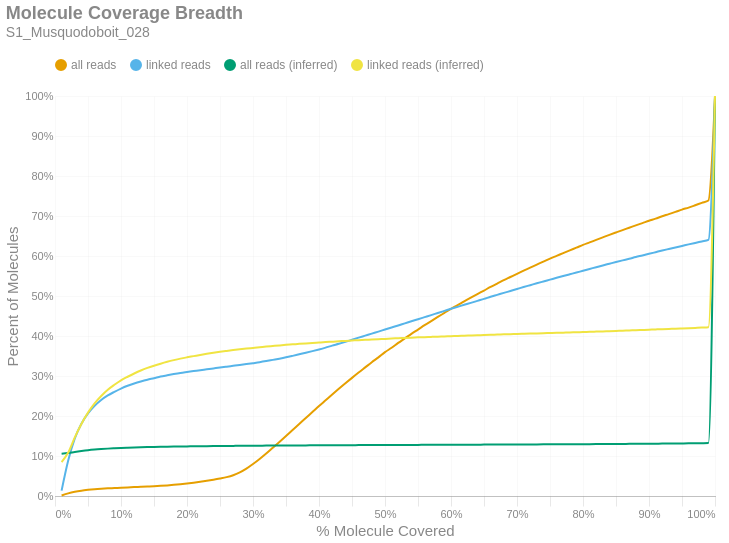

Notebook cell for this chart:
### Markdown cell above
### Molecule Read Coverage
This chart shows molecule coverage breadth as computed by the number of bases aligned to that molecule. In other words, "*how much of each unique long molecule is actually sequenced/aligned?*" Keep in mind there is a distinction between sequences and alignments, since some sequences belonging to a particular molecule may not align well and wouldn't appear in the alignment data. This chart also shows molecule coverage breadth as computed by the *inferred fragment* from which the aligned sequences originate. Unlike read coverage, this calculation takes into account the total insert size, including unsequenced gaps between the forward and reverse reads. Like the previous figures, these are cumulative percents.

### Code cell
if SKIPLR:
    print_html(f"Skipped")
else:
    binned_df = consolidated_hist(valids['coverage_bp'], mask, 0.01, True)
    binned_df_inf = consolidated_hist(valids['coverage_inserts'], mask, 0.01, True)
    binned_df = binned_df.with_columns(pl.lit(binned_df_inf['all reads (cumsum)']).alias('all reads (inferred)'))
    binned_df = binned_df.with_columns(pl.lit(binned_df_inf['linked reads (cumsum)']).alias('linked reads (inferred)'))
    binned_df = binned_df.with_columns(
        (pl.col('bin').cast(pl.Float64) + 0.01).alias('right_edge')
    )

    with SafeRender(binned_df):
        (
            density_plot(binned_df, 'Molecule Coverage Breadth', samplename, 'molcov', ['all reads (inferred)','linked reads (inferred)'])
            .encode(
                #x=alt.X('bin:Q', title="% Molecule Covered").axis(format = '%').scale(padding=0),
                x=alt.X('right_edge:Q', title="% Molecule Covered").axis(format='%').scale(padding=0),
                y=alt.Y('value:Q', title='Percent of Molecules')
                    .axis(format='%')
                    .stack(False)
                    .scale(domainMin=0, padding=0),
                color=alt.Color("key:N").scale(domain = ["all reads", "linked reads", "all reads (inferred)", "linked reads (inferred)"]),
                tooltip = [
                    alt.Tooltip("key:N", title = "Data Type"),
                    alt.Tooltip("range_label:N", title="% Molecule Covered"),
                    alt.Tooltip("value:Q", format = ".2%", title="% Molecules")
                ]
            )
        ).display()

### Figure 1 — Vega-Lite specification as saved in the notebook (floating-point values rounded to 4 significant figures)
{"width": "container", "height": 400, "config": {"title": {"anchor": "start", "dy": -15, "fontSize": 18, "color": "#888888", "subtitleColor": "#888888", "subtitleFontSize": 14}, "arc": {"fill": "#0072B2"}, "axis": {"domainColor": "#888888", "domainWidth": 0.5, "gridWidth": 0.2, "grid": false, "titleFontWeight": 400, "titleFontSize": 15, "labelFontSize": 11, "labelColor": "#888888", "tickColor": "#888888", "tickWidth": 0.2, "titleColor": "#888888"}, "axisBand": {"grid": false}, "axisX": {"grid": true, "tickSize": 10, "domainCap": "round"}, "axisY": {"domain": false, "grid": true, "tickSize": 0, "domainCap": "round"}, "background": "transparent", "header": {"labelFontSize": 15, "labelColor": "#888888", "titleFontSize": 15, "titleFontWeight": 600, "titleColor": "#888888"}, "legend": {"labelFont": "sans-serif", "labelFontSize": 12, "labelColor": "#888888", "symbolSize": 100, "symbolType": "circle", "titleFontSize": 12, "titlePadding": 10, "titleColor": "#888888", "title": null, "orient": "top"}, "range": {"category": ["#E69F00", "#56B4E9", "#009E73", "#F0E442", "#0072B2", "#D55E00", "#CC79A7", "#000000"], "diverging": ["#cfe8f3", "#a2d4ec", "#73bfe2", "#46abdb", "#1696d2", "#12719e"]}, "area": {"fill": "#0072B2", "fillOpacity": 0.7, "line": true, "strokeOpacity": 0.7}, "line": {"color": "#0072B2", "stroke": "#0072B2", "strokeWidth": 2}, "trail": {"color": "#0072B2", "stroke": "#0072B2", "strokeWidth": 0, "size": 1}, "point": {"filled": true, "fillOpacity": 1.0, "size": 95}, "text": {"color": "#888888", "fontSize": 11, "align": "right", "fontWeight": 400, "size": 11}, "bar": {"fill": "#0072B2", "stroke": null}, "view": {"stroke": null, "continuousWidth": 660, "continuousHeight": 400}}, "data": {"name": "data-d739a8a0ce61ef544d2a56fb9e472087"}, "mark": {"type": "line", "interpolate": "monotone", "point": {"opacity": 0, "size": 275}}, "encoding": {"color": {"field": "key", "scale": {"domain": ["all reads", "linked reads", "all reads (inferred)", "linked reads (inferred)"]}, "type": "nominal"}, "tooltip": [{"field": "key", "title": "Data Type", "type": "nominal"}, {"field": "range_label", "title": "% Molecule Covered", "type": "nominal"}, {"field": "value", "format": ".2%", "title": "% Molecules", "type": "quantitative"}], "x": {"axis": {"format": "%"}, "field": "right_edge", "scale": {"padding": 0}, "title": "% Molecule Covered", "type": "quantitative"}, "y": {"axis": {"format": "%"}, "field": "value", "scale": {"domainMin": 0, "padding": 0}, "stack": false, "title": "Percent of Molecules", "type": "quantitative"}}, "params": [{"name": "param_c36ac31b6afebe62", "select": {"type": "point", "fields": ["key"]}, "bind": "legend"}], "title": {"text": "Molecule Coverage Breadth", "subtitle": "S1_Musquodoboit_028"}, "transform": [{"fold": ["all reads (cumsum)", "linked reads (cumsum)", "all reads (inferred)", "linked reads (inferred)"]}, {"calculate": "replace(datum.key, ' (cumsum)', '')", "as": "key"}, {"filter": {"param": "param_c36ac31b6afebe62"}}], "usermeta": {"embedOptions": {"downloadFileName": "S1_Musquodoboit_028.molcov"}}, "$schema": "https://vega.github.io/schema/vega-lite/v6.1.0.json", "datasets": {"data-d739a8a0ce61ef544d2a56fb9e472087": [{"bin": "0.0", "interval": "0.0-0.01", "all reads": 0.001166, "linked reads": 0.01334, "all reads (cumsum)": 0.001166, "linked reads (cumsum)": 0.01334, "range_label": "0.0-0.01", "all reads (inferred)": 0.1057, "linked reads (inferred)": 0.08485, "right_edge": 0.01}, {"bin": "0.01", "interval": "0.01-0.02", "all reads": 0.00543, "linked reads": 0.07532, "all reads (cumsum)": 0.006596, "linked reads (cumsum)": 0.08867, "range_label": "0.01-0.02", "all reads (inferred)": 0.1075, "linked reads (inferred)": 0.1085, "right_edge": 0.02}, {"bin": "0.02", "interval": "0.02-0.03", "all reads": 0.00399, "linked reads": 0.05502, "all reads (cumsum)": 0.01059, "linked reads (cumsum)": 0.1437, "range_label": "0.02-0.03", "all reads (inferred)": 0.1101, "linked reads (inferred)": 0.1465, "right_edge": 0.03}, {"bin": "0.03", "interval": "0.03-0.04", "all reads": 0.002812, "linked reads": 0.03682, "all reads (cumsum)": 0.0134, "linked reads (cumsum)": 0.1805, "range_label": "0.03-0.04", "all reads (inferred)": 0.1124, "linked reads (inferred)": 0.1802, "right_edge": 0.04}, {"bin": "0.04", "interval": "0.04-0.05", "all reads": 0.001961, "linked reads": 0.02584, "all reads (cumsum)": 0.01536, "linked reads (cumsum)": 0.2063, "range_label": "0.04-0.05", "all reads (inferred)": 0.1145, "linked reads (inferred)": 0.2084, "right_edge": 0.05}, {"bin": "0.05", "interval": "0.05-0.06", "all reads": 0.001535, "linked reads": 0.01909, "all reads (cumsum)": 0.0169, "linked reads (cumsum)": 0.2254, "range_label": "0.05-0.06", "all reads (inferred)": 0.1161, "linked reads (inferred)": 0.2313, "right_edge": 0.06}, {"bin": "0.06", "interval": "0.06-0.07", "all reads": 0.001188, "linked reads": 0.01469, "all reads (cumsum)": 0.01808, "linked reads (cumsum)": 0.2401, "range_label": "0.06-0.07", "all reads (inferred)": 0.1174, "linked reads (inferred)": 0.2499, "right_edge": 0.07}, {"bin": "0.07", "interval": "0.07-0.08", "all reads": 0.0009848, "linked reads": 0.01134, "all reads (cumsum)": 0.01907, "linked reads (cumsum)": 0.2515, "range_label": "0.07-0.08", "all reads (inferred)": 0.1184, "linked reads (inferred)": 0.2656, "right_edge": 0.08}, {"bin": "0.08", "interval": "0.08-0.09", "all reads": 0.0008364, "linked reads": 0.008925, "all reads (cumsum)": 0.0199, "linked reads (cumsum)": 0.2604, "range_label": "0.08-0.09", "all reads (inferred)": 0.1193, "linked reads (inferred)": 0.278, "right_edge": 0.09}, {"bin": "0.09", "interval": "0.09-0.1", "all reads": 0.0008623, "linked reads": 0.008203, "all reads (cumsum)": 0.02077, "linked reads (cumsum)": 0.2686, "range_label": "0.09-0.1", "all reads (inferred)": 0.1201, "linked reads (inferred)": 0.2891, "right_edge": 0.1}, {"bin": "0.1", "interval": "0.1-0.11", "all reads": 0.0007849, "linked reads": 0.006957, "all reads (cumsum)": 0.02155, "linked reads (cumsum)": 0.2755, "range_label": "0.1-0.11", "all reads (inferred)": 0.1207, "linked reads (inferred)": 0.2981, "right_edge": 0.11}, {"bin": "0.11", "interval": "0.11-0.12", "all reads": 0.0007207, "linked reads": 0.005737, "all reads (cumsum)": 0.02227, "linked reads (cumsum)": 0.2813, "range_label": "0.11-0.12", "all reads (inferred)": 0.1212, "linked reads (inferred)": 0.3063, "right_edge": 0.12}, {"bin": "0.12", "interval": "0.12-0.13", "all reads": 0.0006937, "linked reads": 0.004955, "all reads (cumsum)": 0.02297, "linked reads (cumsum)": 0.2862, "range_label": "0.12-0.13", "all reads (inferred)": 0.1218, "linked reads (inferred)": 0.3138, "right_edge": 0.13}, {"bin": "0.13", "interval": "0.13-0.14", "all reads": 0.0007092, "linked reads": 0.004413, "all reads (cumsum)": 0.02368, "linked reads (cumsum)": 0.2906, "range_label": "0.13-0.14", "all reads (inferred)": 0.1222, "linked reads (inferred)": 0.3202, "right_edge": 0.14}, {"bin": "0.14", "interval": "0.14-0.15", "all reads": 0.0007442, "linked reads": 0.003828, "all reads (cumsum)": 0.02442, "linked reads (cumsum)": 0.2945, "range_label": "0.14-0.15", "all reads (inferred)": 0.1226, "linked reads (inferred)": 0.3257, "right_edge": 0.15}, {"bin": "0.15", "interval": "0.15-0.16", "all reads": 0.0009722, "linked reads": 0.004036, "all reads (cumsum)": 0.02539, "linked reads (cumsum)": 0.2985, "range_label": "0.15-0.16", "all reads (inferred)": 0.1229, "linked reads (inferred)": 0.3308, "right_edge": 0.16}, {"bin": "0.16", "interval": "0.16-0.17", "all reads": 0.001149, "linked reads": 0.003216, "all reads (cumsum)": 0.02654, "linked reads (cumsum)": 0.3017, "range_label": "0.16-0.17", "all reads (inferred)": 0.1232, "linked reads (inferred)": 0.3355, "right_edge": 0.17}, {"bin": "0.17", "interval": "0.17-0.18", "all reads": 0.001406, "linked reads": 0.003128, "all reads (cumsum)": 0.02795, "linked reads (cumsum)": 0.3049, "range_label": "0.17-0.18", "all reads (inferred)": 0.1235, "linked reads (inferred)": 0.3397, "right_edge": 0.18}, {"bin": "0.18", "interval": "0.18-0.19", "all reads": 0.001632, "linked reads": 0.002827, "all reads (cumsum)": 0.02958, "linked reads (cumsum)": 0.3077, "range_label": "0.18-0.19", "all reads (inferred)": 0.1238, "linked reads (inferred)": 0.3434, "right_edge": 0.19}, {"bin": "0.19", "interval": "0.19-0.2", "all reads": 0.001792, "linked reads": 0.00233, "all reads (cumsum)": 0.03137, "linked reads (cumsum)": 0.31, "range_label": "0.19-0.2", "all reads (inferred)": 0.124, "linked reads (inferred)": 0.3467, "right_edge": 0.2}, {"bin": "0.2", "interval": "0.2-0.21", "all reads": 0.001997, "linked reads": 0.002253, "all reads (cumsum)": 0.03337, "linked reads (cumsum)": 0.3123, "range_label": "0.2-0.21", "all reads (inferred)": 0.1242, "linked reads (inferred)": 0.3497, "right_edge": 0.21}, {"bin": "0.21", "interval": "0.21-0.22", "all reads": 0.002217, "linked reads": 0.002352, "all reads (cumsum)": 0.03559, "linked reads (cumsum)": 0.3146, "range_label": "0.21-0.22", "all reads (inferred)": 0.1244, "linked reads (inferred)": 0.3527, "right_edge": 0.22}, {"bin": "0.22", "interval": "0.22-0.23", "all reads": 0.002464, "linked reads": 0.002133, "all reads (cumsum)": 0.03805, "linked reads (cumsum)": 0.3168, "range_label": "0.22-0.23", "all reads (inferred)": 0.1246, "linked reads (inferred)": 0.3556, "right_edge": 0.23}, {"bin": "0.23", "interval": "0.23-0.24", "all reads": 0.002733, "linked reads": 0.002237, "all reads (cumsum)": 0.04078, "linked reads (cumsum)": 0.319, "range_label": "0.23-0.24", "all reads (inferred)": 0.1248, "linked reads (inferred)": 0.3582, "right_edge": 0.24}, {"bin": "0.24", "interval": "0.24-0.25", "all reads": 0.00304, "linked reads": 0.002248, "all reads (cumsum)": 0.04382, "linked reads (cumsum)": 0.3212, "range_label": "0.24-0.25", "all reads (inferred)": 0.125, "linked reads (inferred)": 0.3605, "right_edge": 0.25}, {"bin": "0.25", "interval": "0.25-0.26", "all reads": 0.003417, "linked reads": 0.002155, "all reads (cumsum)": 0.04724, "linked reads (cumsum)": 0.3234, "range_label": "0.25-0.26", "all reads (inferred)": 0.1252, "linked reads (inferred)": 0.3627, "right_edge": 0.26}, {"bin": "0.26", "interval": "0.26-0.27", "all reads": 0.004751, "linked reads": 0.002122, "all reads (cumsum)": 0.05199, "linked reads (cumsum)": 0.3255, "range_label": "0.26-0.27", "all reads (inferred)": 0.1253, "linked reads (inferred)": 0.3647, "right_edge": 0.27}, {"bin": "0.27", "interval": "0.27-0.28", "all reads": 0.00703, "linked reads": 0.002133, "all reads (cumsum)": 0.05902, "linked reads (cumsum)": 0.3276, "range_label": "0.27-0.28", "all reads (inferred)": 0.1254, "linked reads (inferred)": 0.3667, "right_edge": 0.28}, {"bin": "0.28", "interval": "0.28-0.29", "all reads": 0.00937, "linked reads": 0.002209, "all reads (cumsum)": 0.06839, "linked reads (cumsum)": 0.3299, "range_label": "0.28-0.29", "all reads (inferred)": 0.1256, "linked reads (inferred)": 0.3685, "right_edge": 0.29}, {"bin": "0.29", "interval": "0.29-0.3", "all reads": 0.01145, "linked reads": 0.002286, "all reads (cumsum)": 0.07984, "linked reads (cumsum)": 0.3321, "range_label": "0.29-0.3", "all reads (inferred)": 0.1257, "linked reads (inferred)": 0.3701, "right_edge": 0.3}, {"bin": "0.3", "interval": "0.3-0.31", "all reads": 0.01263, "linked reads": 0.002346, "all reads (cumsum)": 0.09247, "linked reads (cumsum)": 0.3345, "range_label": "0.3-0.31", "all reads (inferred)": 0.1258, "linked reads (inferred)": 0.3717, "right_edge": 0.31}, {"bin": "0.31", "interval": "0.31-0.32", "all reads": 0.01367, "linked reads": 0.002745, "all reads (cumsum)": 0.1061, "linked reads (cumsum)": 0.3372, "range_label": "0.31-0.32", "all reads (inferred)": 0.1259, "linked reads (inferred)": 0.3735, "right_edge": 0.32}, {"bin": "0.32", "interval": "0.32-0.33", "all reads": 0.01441, "linked reads": 0.003046, "all reads (cumsum)": 0.1205, "linked reads (cumsum)": 0.3403, "range_label": "0.32-0.33", "all reads (inferred)": 0.1261, "linked reads (inferred)": 0.375, "right_edge": 0.33}, {"bin": "0.33", "interval": "0.33-0.34", "all reads": 0.01456, "linked reads": 0.003035, "all reads (cumsum)": 0.1351, "linked reads (cumsum)": 0.3433, "range_label": "0.33-0.34", "all reads (inferred)": 0.1262, "linked reads (inferred)": 0.3764, "right_edge": 0.34}, {"bin": "0.34", "interval": "0.34-0.35", "all reads": 0.01494, "linked reads": 0.00332, "all reads (cumsum)": 0.15, "linked reads (cumsum)": 0.3466, "range_label": "0.34-0.35", "all reads (inferred)": 0.1263, "linked reads (inferred)": 0.3779, "right_edge": 0.35}, {"bin": "0.35", "interval": "0.35-0.36", "all reads": 0.01499, "linked reads": 0.003703, "all reads (cumsum)": 0.165, "linked reads (cumsum)": 0.3503, "range_label": "0.35-0.36", "all reads (inferred)": 0.1264, "linked reads (inferred)": 0.3791, "right_edge": 0.36}, {"bin": "0.36", "interval": "0.36-0.37", "all reads": 0.01492, "linked reads": 0.003856, "all reads (cumsum)": 0.18, "linked reads (cumsum)": 0.3542, "range_label": "0.36-0.37", "all reads (inferred)": 0.1265, "linked reads (inferred)": 0.3804, "right_edge": 0.37}, {"bin": "0.37", "interval": "0.37-0.38", "all reads": 0.01512, "linked reads": 0.003867, "all reads (cumsum)": 0.1951, "linked reads (cumsum)": 0.3581, "range_label": "0.37-0.38", "all reads (inferred)": 0.1265, "linked reads (inferred)": 0.3815, "right_edge": 0.38}, {"bin": "0.38", "interval": "0.38-0.39", "all reads": 0.01489, "linked reads": 0.004102, "all reads (cumsum)": 0.21, "linked reads (cumsum)": 0.3622, "range_label": "0.38-0.39", "all reads (inferred)": 0.1266, "linked reads (inferred)": 0.3826, "right_edge": 0.39}, {"bin": "0.39", "interval": "0.39-0.4", "all reads": 0.015, "linked reads": 0.004266, "all reads (cumsum)": 0.225, "linked reads (cumsum)": 0.3664, "range_label": "0.39-0.4", "all reads (inferred)": 0.1267, "linked reads (inferred)": 0.3837, "right_edge": 0.4}, {"bin": "0.4", "interval": "0.4-0.41", "all reads": 0.01437, "linked reads": 0.004578, "all reads (cumsum)": 0.2393, "linked reads (cumsum)": 0.371, "range_label": "0.4-0.41", "all reads (inferred)": 0.1268, "linked reads (inferred)": 0.3848, "right_edge": 0.41}, {"bin": "0.41", "interval": "0.41-0.42", "all reads": 0.01436, "linked reads": 0.004955, "all reads (cumsum)": 0.2537, "linked reads (cumsum)": 0.376, "range_label": "0.41-0.42", "all reads (inferred)": 0.1269, "linked reads (inferred)": 0.3858, "right_edge": 0.42}, {"bin": "0.42", "interval": "0.42-0.43", "all reads": 0.01418, "linked reads": 0.004468, "all reads (cumsum)": 0.2679, "linked reads (cumsum)": 0.3804, "range_label": "0.42-0.43", "all reads (inferred)": 0.127, "linked reads (inferred)": 0.3867, "right_edge": 0.43}, {"bin": "0.43", "interval": "0.43-0.44", "all reads": 0.01385, "linked reads": 0.004922, "all reads (cumsum)": 0.2817, "linked reads (cumsum)": 0.3854, "range_label": "0.43-0.44", "all reads (inferred)": 0.127, "linked reads (inferred)": 0.3878, "right_edge": 0.44}, {"bin": "0.44", "interval": "0.44-0.45", "all reads": 0.01361, "linked reads": 0.005338, "all reads (cumsum)": 0.2953, "linked reads (cumsum)": 0.3907, "range_label": "0.44-0.45", "all reads (inferred)": 0.1271, "linked reads (inferred)": 0.3887, "right_edge": 0.45}, {"bin": "0.45", "interval": "0.45-0.46", "all reads": 0.01333, "linked reads": 0.005185, "all reads (cumsum)": 0.3086, "linked reads (cumsum)": 0.3959, "range_label": "0.45-0.46", "all reads (inferred)": 0.1272, "linked reads (inferred)": 0.3896, "right_edge": 0.46}, {"bin": "0.46", "interval": "0.46-0.47", "all reads": 0.01288, "linked reads": 0.005037, "all reads (cumsum)": 0.3215, "linked reads (cumsum)": 0.4009, "range_label": "0.46-0.47", "all reads (inferred)": 0.1273, "linked reads (inferred)": 0.3904, "right_edge": 0.47}, {"bin": "0.47", "interval": "0.47-0.48", "all reads": 0.0129, "linked reads": 0.00507, "all reads (cumsum)": 0.3344, "linked reads (cumsum)": 0.406, "range_label": "0.47-0.48", "all reads (inferred)": 0.1273, "linked reads (inferred)": 0.3913, "right_edge": 0.48}, {"bin": "0.48", "interval": "0.48-0.49", "all reads": 0.01208, "linked reads": 0.004988, "all reads (cumsum)": 0.3465, "linked reads (cumsum)": 0.411, "range_label": "0.48-0.49", "all reads (inferred)": 0.1274, "linked reads (inferred)": 0.3922, "right_edge": 0.49}, {"bin": "0.49", "interval": "0.49-0.5", "all reads": 0.01313, "linked reads": 0.005228, "all reads (cumsum)": 0.3596, "linked reads (cumsum)": 0.4162, "range_label": "0.49-0.5", "all reads (inferred)": 0.1275, "linked reads (inferred)": 0.3928, "right_edge": 0.5}, {"bin": "0.5", "interval": "0.5-0.51", "all reads": 0.01093, "linked reads": 0.005146, "all reads (cumsum)": 0.3706, "linked reads (cumsum)": 0.4213, "range_label": "0.5-0.51", "all reads (inferred)": 0.1275, "linked reads (inferred)": 0.3937, "right_edge": 0.51}, {"bin": "0.51", "interval": "0.51-0.52", "all reads": 0.01215, "linked reads": 0.005075, "all reads (cumsum)": 0.3827, "linked reads (cumsum)": 0.4264, "range_label": "0.51-0.52", "all reads (inferred)": 0.1276, "linked reads (inferred)": 0.3944, "right_edge": 0.52}, {"bin": "0.52", "interval": "0.52-0.53", "all reads": 0.01128, "linked reads": 0.005179, "all reads (cumsum)": 0.394, "linked reads (cumsum)": 0.4316, "range_label": "0.52-0.53", "all reads (inferred)": 0.1277, "linked reads (inferred)": 0.3952, "right_edge": 0.53}, {"bin": "0.53", "interval": "0.53-0.54", "all reads": 0.01138, "linked reads": 0.005141, "all reads (cumsum)": 0.4054, "linked reads (cumsum)": 0.4367, "range_label": "0.53-0.54", "all reads (inferred)": 0.1277, "linked reads (inferred)": 0.3959, "right_edge": 0.54}, {"bin": "0.54", "interval": "0.54-0.55", "all reads": 0.01076, "linked reads": 0.005267, "all reads (cumsum)": 0.4161, "linked reads (cumsum)": 0.442, "range_label": "0.54-0.55", "all reads (inferred)": 0.1278, "linked reads (inferred)": 0.3966, "right_edge": 0.55}, {"bin": "0.55", "interval": "0.55-0.56", "all reads": 0.01084, "linked reads": 0.005114, "all reads (cumsum)": 0.427, "linked reads (cumsum)": 0.4471, "range_label": "0.55-0.56", "all reads (inferred)": 0.1279, "linked reads (inferred)": 0.3972, "right_edge": 0.56}, {"bin": "0.56", "interval": "0.56-0.57", "all reads": 0.01044, "linked reads": 0.005114, "all reads (cumsum)": 0.4374, "linked reads (cumsum)": 0.4522, "range_label": "0.56-0.57", "all reads (inferred)": 0.1279, "linked reads (inferred)": 0.3978, "right_edge": 0.57}, {"bin": "0.57", "interval": "0.57-0.58", "all reads": 0.01023, "linked reads": 0.005299, "all reads (cumsum)": 0.4476, "linked reads (cumsum)": 0.4575, "range_label": "0.57-0.58", "all reads (inferred)": 0.128, "linked reads (inferred)": 0.3984, "right_edge": 0.58}, {"bin": "0.58", "interval": "0.58-0.59", "all reads": 0.01006, "linked reads": 0.005212, "all reads (cumsum)": 0.4577, "linked reads (cumsum)": 0.4627, "range_label": "0.58-0.59", "all reads (inferred)": 0.128, "linked reads (inferred)": 0.3989, "right_edge": 0.59}, {"bin": "0.59", "interval": "0.59-0.6", "all reads": 0.0101, "linked reads": 0.00519, "all reads (cumsum)": 0.4678, "linked reads (cumsum)": 0.4679, "range_label": "0.59-0.6", "all reads (inferred)": 0.1281, "linked reads (inferred)": 0.3995, "right_edge": 0.6}, {"bin": "0.6", "interval": "0.6-0.61", "all reads": 0.009302, "linked reads": 0.004939, "all reads (cumsum)": 0.4771, "linked reads (cumsum)": 0.4729, "range_label": "0.6-0.61", "all reads (inferred)": 0.1282, "linked reads (inferred)": 0.4001, "right_edge": 0.61}, {"bin": "0.61", "interval": "0.61-0.62", "all reads": 0.009628, "linked reads": 0.005135, "all reads (cumsum)": 0.4867, "linked reads (cumsum)": 0.478, "range_label": "0.61-0.62", "all reads (inferred)": 0.1282, "linked reads (inferred)": 0.4007, "right_edge": 0.62}, {"bin": "0.62", "interval": "0.62-0.63", "all reads": 0.009208, "linked reads": 0.004818, "all reads (cumsum)": 0.496, "linked reads (cumsum)": 0.4828, "range_label": "0.62-0.63", "all reads (inferred)": 0.1283, "linked reads (inferred)": 0.4013, "right_edge": 0.63}, {"bin": "0.63", "interval": "0.63-0.64", "all reads": 0.008958, "linked reads": 0.005026, "all reads (cumsum)": 0.5049, "linked reads (cumsum)": 0.4879, "range_label": "0.63-0.64", "all reads (inferred)": 0.1284, "linked reads (inferred)": 0.4019, "right_edge": 0.64}, {"bin": "0.64", "interval": "0.64-0.65", "all reads": 0.008793, "linked reads": 0.004856, "all reads (cumsum)": 0.5137, "linked reads (cumsum)": 0.4927, "range_label": "0.64-0.65", "all reads (inferred)": 0.1285, "linked reads (inferred)": 0.4025, "right_edge": 0.65}, {"bin": "0.65", "interval": "0.65-0.66", "all reads": 0.009052, "linked reads": 0.00531, "all reads (cumsum)": 0.5228, "linked reads (cumsum)": 0.498, "range_label": "0.65-0.66", "all reads (inferred)": 0.1285, "linked reads (inferred)": 0.4031, "right_edge": 0.66}, {"bin": "0.66", "interval": "0.66-0.67", "all reads": 0.008286, "linked reads": 0.004851, "all reads (cumsum)": 0.531, "linked reads (cumsum)": 0.5029, "range_label": "0.66-0.67", "all reads (inferred)": 0.1286, "linked reads (inferred)": 0.4036, "right_edge": 0.67}, {"bin": "0.67", "interval": "0.67-0.68", "all reads": 0.008393, "linked reads": 0.004867, "all reads (cumsum)": 0.5394, "linked reads (cumsum)": 0.5077, "range_label": "0.67-0.68", "all reads (inferred)": 0.1287, "linked reads (inferred)": 0.4041, "right_edge": 0.68}, {"bin": "0.68", "interval": "0.68-0.69", "all reads": 0.008027, "linked reads": 0.004807, "all reads (cumsum)": 0.5475, "linked reads (cumsum)": 0.5125, "range_label": "0.68-0.69", "all reads (inferred)": 0.1287, "linked reads (inferred)": 0.4046, "right_edge": 0.69}, {"bin": "0.69", "interval": "0.69-0.7", "all reads": 0.008079, "linked reads": 0.00484, "all reads (cumsum)": 0.5555, "linked reads (cumsum)": 0.5174, "range_label": "0.69-0.7", "all reads (inferred)": 0.1288, "linked reads (inferred)": 0.405, "right_edge": 0.7}, {"bin": "0.7", "interval": "0.7-0.71", "all reads": 0.00774, "linked reads": 0.004982, "all reads (cumsum)": 0.5633, "linked reads (cumsum)": 0.5224, "range_label": "0.7-0.71", "all reads (inferred)": 0.1289, "linked reads (inferred)": 0.4055, "right_edge": 0.71}, {"bin": "0.71", "interval": "0.71-0.72", "all reads": 0.007559, "linked reads": 0.004687, "all reads (cumsum)": 0.5708, "linked reads (cumsum)": 0.5271, "range_label": "0.71-0.72", "all reads (inferred)": 0.1289, "linked reads (inferred)": 0.406, "right_edge": 0.72}, {"bin": "0.72", "interval": "0.72-0.73", "all reads": 0.007695, "linked reads": 0.004742, "all reads (cumsum)": 0.5785, "linked reads (cumsum)": 0.5318, "range_label": "0.72-0.73", "all reads (inferred)": 0.129, "linked reads (inferred)": 0.4065, "right_edge": 0.73}, {"bin": "0.73", "interval": "0.73-0.74", "all reads": 0.00735, "linked reads": 0.004572, "all reads (cumsum)": 0.5859, "linked reads (cumsum)": 0.5364, "range_label": "0.73-0.74", "all reads (inferred)": 0.1291, "linked reads (inferred)": 0.407, "right_edge": 0.74}, {"bin": "0.74", "interval": "0.74-0.75", "all reads": 0.007527, "linked reads": 0.004528, "all reads (cumsum)": 0.5934, "linked reads (cumsum)": 0.5409, "range_label": "0.74-0.75", "all reads (inferred)": 0.1292, "linked reads (inferred)": 0.4074, "right_edge": 0.75}, {"bin": "0.75", "interval": "0.75-0.76", "all reads": 0.006893, "linked reads": 0.00455, "all reads (cumsum)": 0.6003, "linked reads (cumsum)": 0.5454, "range_label": "0.75-0.76", "all reads (inferred)": 0.1292, "linked reads (inferred)": 0.4079, "right_edge": 0.76}, {"bin": "0.76", "interval": "0.76-0.77", "all reads": 0.006982, "linked reads": 0.004457, "all reads (cumsum)": 0.6073, "linked reads (cumsum)": 0.5499, "range_label": "0.76-0.77", "all reads (inferred)": 0.1293, "linked reads (inferred)": 0.4084, "right_edge": 0.77}, {"bin": "0.77", "interval": "0.77-0.78", "all reads": 0.006881, "linked reads": 0.004353, "all reads (cumsum)": 0.6142, "linked reads (cumsum)": 0.5543, "range_label": "0.77-0.78", "all reads (inferred)": 0.1294, "linked reads (inferred)": 0.4088, "right_edge": 0.78}, {"bin": "0.78", "interval": "0.78-0.79", "all reads": 0.006644, "linked reads": 0.00431, "all reads (cumsum)": 0.6208, "linked reads (cumsum)": 0.5586, "range_label": "0.78-0.79", "all reads (inferred)": 0.1295, "linked reads (inferred)": 0.4094, "right_edge": 0.79}, {"bin": "0.79", "interval": "0.79-0.8", "all reads": 0.006859, "linked reads": 0.004599, "all reads (cumsum)": 0.6277, "linked reads (cumsum)": 0.5632, "range_label": "0.79-0.8", "all reads (inferred)": 0.1296, "linked reads (inferred)": 0.4099, "right_edge": 0.8}, {"bin": "0.8", "interval": "0.8-0.81", "all reads": 0.006242, "linked reads": 0.004408, "all reads (cumsum)": 0.6339, "linked reads (cumsum)": 0.5676, "range_label": "0.8-0.81", "all reads (inferred)": 0.1297, "linked reads (inferred)": 0.4105, "right_edge": 0.81}, {"bin": "0.81", "interval": "0.81-0.82", "all reads": 0.006374, "linked reads": 0.004485, "all reads (cumsum)": 0.6403, "linked reads (cumsum)": 0.5721, "range_label": "0.81-0.82", "all reads (inferred)": 0.1298, "linked reads (inferred)": 0.411, "right_edge": 0.82}, {"bin": "0.82", "interval": "0.82-0.83", "all reads": 0.00629, "linked reads": 0.004348, "all reads (cumsum)": 0.6466, "linked reads (cumsum)": 0.5764, "range_label": "0.82-0.83", "all reads (inferred)": 0.1299, "linked reads (inferred)": 0.4115, "right_edge": 0.83}, {"bin": "0.83", "interval": "0.83-0.84", "all reads": 0.00623, "linked reads": 0.004266, "all reads (cumsum)": 0.6528, "linked reads (cumsum)": 0.5807, "range_label": "0.83-0.84", "all reads (inferred)": 0.13, "linked reads (inferred)": 0.4121, "right_edge": 0.84}, {"bin": "0.84", "interval": "0.84-0.85", "all reads": 0.006044, "linked reads": 0.004271, "all reads (cumsum)": 0.6588, "linked reads (cumsum)": 0.5849, "range_label": "0.84-0.85", "all reads (inferred)": 0.1301, "linked reads (inferred)": 0.4127, "right_edge": 0.85}, {"bin": "0.85", "interval": "0.85-0.86", "all reads": 0.005976, "linked reads": 0.00414, "all reads (cumsum)": 0.6648, "linked reads (cumsum)": 0.5891, "range_label": "0.85-0.86", "all reads (inferred)": 0.1302, "linked reads (inferred)": 0.4132, "right_edge": 0.86}, {"bin": "0.86", "interval": "0.86-0.87", "all reads": 0.005795, "linked reads": 0.004031, "all reads (cumsum)": 0.6706, "linked reads (cumsum)": 0.5931, "range_label": "0.86-0.87", "all reads (inferred)": 0.1303, "linked reads (inferred)": 0.4138, "right_edge": 0.87}, {"bin": "0.87", "interval": "0.87-0.88", "all reads": 0.005966, "linked reads": 0.004293, "all reads (cumsum)": 0.6766, "linked reads (cumsum)": 0.5974, "range_label": "0.87-0.88", "all reads (inferred)": 0.1304, "linked reads (inferred)": 0.4144, "right_edge": 0.88}, {"bin": "0.88", "interval": "0.88-0.89", "all reads": 0.005682, "linked reads": 0.003954, "all reads (cumsum)": 0.6823, "linked reads (cumsum)": 0.6014, "range_label": "0.88-0.89", "all reads (inferred)": 0.1306, "linked reads (inferred)": 0.4151, "right_edge": 0.89}, {"bin": "0.89", "interval": "0.89-0.9", "all reads": 0.005841, "linked reads": 0.004042, "all reads (cumsum)": 0.6881, "linked reads (cumsum)": 0.6054, "range_label": "0.89-0.9", "all reads (inferred)": 0.1307, "linked reads (inferred)": 0.4157, "right_edge": 0.9}, {"bin": "0.9", "interval": "0.9-0.91", "all reads": 0.005332, "linked reads": 0.004129, "all reads (cumsum)": 0.6934, "linked reads (cumsum)": 0.6095, "range_label": "0.9-0.91", "all reads (inferred)": 0.1308, "linked reads (inferred)": 0.4164, "right_edge": 0.91}, {"bin": "0.91", "interval": "0.91-0.92", "all reads": 0.005963, "linked reads": 0.004151, "all reads (cumsum)": 0.6994, "linked reads (cumsum)": 0.6137, "range_label": "0.91-0.92", "all reads (inferred)": 0.131, "linked reads (inferred)": 0.4171, "right_edge": 0.92}, {"bin": "0.92", "interval": "0.92-0.93", "all reads": 0.0052, "linked reads": 0.003834, "all reads (cumsum)": 0.7046, "linked reads (cumsum)": 0.6175, "range_label": "0.92-0.93", "all reads (inferred)": 0.1311, "linked reads (inferred)": 0.4177, "right_edge": 0.93}, {"bin": "0.93", "interval": "0.93-0.94", "all reads": 0.005583, "linked reads": 0.003774, "all reads (cumsum)": 0.7102, "linked reads (cumsum)": 0.6213, "range_label": "0.93-0.94", "all reads (inferred)": 0.1313, "linked reads (inferred)": 0.4182, "right_edge": 0.94}, {"bin": "0.94", "interval": "0.94-0.95", "all reads": 0.005866, "linked reads": 0.003834, "all reads (cumsum)": 0.7161, "linked reads (cumsum)": 0.6251, "range_label": "0.94-0.95", "all reads (inferred)": 0.1314, "linked reads (inferred)": 0.4189, "right_edge": 0.95}, {"bin": "0.95", "interval": "0.95-0.96", "all reads": 0.004978, "linked reads": 0.003878, "all reads (cumsum)": 0.721, "linked reads (cumsum)": 0.629, "range_label": "0.95-0.96", "all reads (inferred)": 0.1316, "linked reads (inferred)": 0.4196, "right_edge": 0.96}, {"bin": "0.96", "interval": "0.96-0.97", "all reads": 0.00584, "linked reads": 0.003735, "all reads (cumsum)": 0.7269, "linked reads (cumsum)": 0.6327, "range_label": "0.96-0.97", "all reads (inferred)": 0.1318, "linked reads (inferred)": 0.4203, "right_edge": 0.97}, {"bin": "0.97", "interval": "0.97-0.98", "all reads": 0.00603, "linked reads": 0.003692, "all reads (cumsum)": 0.7329, "linked reads (cumsum)": 0.6364, "range_label": "0.97-0.98", "all reads (inferred)": 0.132, "linked reads (inferred)": 0.421, "right_edge": 0.98}, {"bin": "0.98", "interval": "0.98-0.99", "all reads": 0.005848, "linked reads": 0.003708, "all reads (cumsum)": 0.7387, "linked reads (cumsum)": 0.6401, "range_label": "0.98-0.99", "all reads (inferred)": 0.1322, "linked reads (inferred)": 0.4221, "right_edge": 0.99}, {"bin": "0.99", "interval": "0.99-1.0", "all reads": 0.2613, "linked reads": 0.3599, "all reads (cumsum)": 1.0, "linked reads (cumsum)": 1.0, "range_label": "0.99-1.0", "all reads (inferred)": 1.0, "linked reads (inferred)": 1.0, "right_edge": 1.0}]}}
